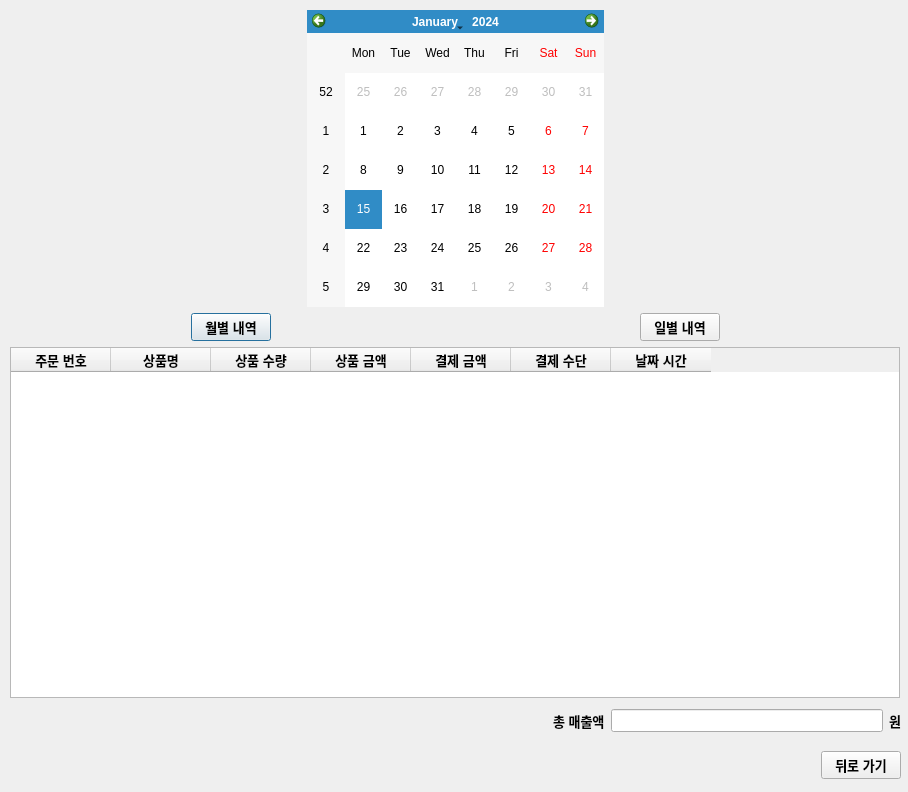
<?xml version="1.0" encoding="UTF-8"?>
<ui version="4.0">
 <class>DailyMonthlySales</class>
 <widget class="QDialog" name="DailyMonthlySales">
  <property name="geometry">
   <rect>
    <x>0</x>
    <y>0</y>
    <width>908</width>
    <height>792</height>
   </rect>
  </property>
  <property name="windowTitle">
   <string>Dialog</string>
  </property>
  <widget class="QWidget" name="layoutWidget">
   <property name="geometry">
    <rect>
     <x>10</x>
     <y>10</y>
     <width>891</width>
     <height>331</height>
    </rect>
   </property>
   <layout class="QVBoxLayout" name="verticalLayout_2">
    <item>
     <layout class="QHBoxLayout" name="horizontalLayout_4">
      <item>
       <spacer name="horizontalSpacer_4">
        <property name="orientation">
         <enum>Qt::Horizontal</enum>
        </property>
        <property name="sizeHint" stdset="0">
         <size>
          <width>148</width>
          <height>28</height>
         </size>
        </property>
       </spacer>
      </item>
      <item>
       <widget class="QCalendarWidget" name="calendarWidget_2"/>
      </item>
      <item>
       <spacer name="horizontalSpacer_5">
        <property name="orientation">
         <enum>Qt::Horizontal</enum>
        </property>
        <property name="sizeHint" stdset="0">
         <size>
          <width>40</width>
          <height>20</height>
         </size>
        </property>
       </spacer>
      </item>
     </layout>
    </item>
    <item>
     <layout class="QHBoxLayout" name="horizontalLayout_5">
      <item alignment="Qt::AlignHCenter">
       <widget class="QPushButton" name="monBtn_2">
        <property name="font">
         <font>
          <family>Arial</family>
          <pointsize>10</pointsize>
          <weight>75</weight>
          <bold>true</bold>
         </font>
        </property>
        <property name="text">
         <string>월별 내역</string>
        </property>
       </widget>
      </item>
      <item alignment="Qt::AlignHCenter">
       <widget class="QPushButton" name="dayBtn_2">
        <property name="font">
         <font>
          <family>Arial</family>
          <pointsize>10</pointsize>
          <weight>75</weight>
          <bold>true</bold>
         </font>
        </property>
        <property name="text">
         <string>일별 내역</string>
        </property>
       </widget>
      </item>
     </layout>
    </item>
   </layout>
  </widget>
  <widget class="QTableWidget" name="salestableWidget">
   <property name="geometry">
    <rect>
     <x>10</x>
     <y>347</y>
     <width>890</width>
     <height>351</height>
    </rect>
   </property>
   <column>
    <property name="text">
     <string>주문 번호</string>
    </property>
    <property name="font">
     <font>
      <family>Arial</family>
      <pointsize>10</pointsize>
      <weight>75</weight>
      <bold>true</bold>
     </font>
    </property>
   </column>
   <column>
    <property name="text">
     <string>상품명</string>
    </property>
    <property name="font">
     <font>
      <family>Arial</family>
      <pointsize>10</pointsize>
      <weight>75</weight>
      <bold>true</bold>
     </font>
    </property>
   </column>
   <column>
    <property name="text">
     <string>상품 수량</string>
    </property>
    <property name="font">
     <font>
      <family>Arial</family>
      <pointsize>10</pointsize>
      <weight>75</weight>
      <bold>true</bold>
     </font>
    </property>
   </column>
   <column>
    <property name="text">
     <string>상품 금액</string>
    </property>
    <property name="font">
     <font>
      <family>Arial</family>
      <pointsize>10</pointsize>
      <weight>75</weight>
      <bold>true</bold>
     </font>
    </property>
   </column>
   <column>
    <property name="text">
     <string>결제 금액</string>
    </property>
    <property name="font">
     <font>
      <family>Arial</family>
      <pointsize>10</pointsize>
      <weight>75</weight>
      <bold>true</bold>
     </font>
    </property>
   </column>
   <column>
    <property name="text">
     <string>결제 수단</string>
    </property>
    <property name="font">
     <font>
      <family>Arial</family>
      <pointsize>10</pointsize>
      <weight>75</weight>
      <bold>true</bold>
     </font>
    </property>
   </column>
   <column>
    <property name="text">
     <string>날짜 시간</string>
    </property>
    <property name="font">
     <font>
      <family>Arial</family>
      <pointsize>10</pointsize>
      <weight>75</weight>
      <bold>true</bold>
     </font>
    </property>
   </column>
  </widget>
  <widget class="QWidget" name="layoutWidget_2">
   <property name="geometry">
    <rect>
     <x>10</x>
     <y>700</y>
     <width>891</width>
     <height>41</height>
    </rect>
   </property>
   <layout class="QHBoxLayout" name="horizontalLayout_6">
    <item>
     <spacer name="horizontalSpacer_6">
      <property name="orientation">
       <enum>Qt::Horizontal</enum>
      </property>
      <property name="sizeHint" stdset="0">
       <size>
        <width>40</width>
        <height>20</height>
       </size>
      </property>
     </spacer>
    </item>
    <item>
     <spacer name="horizontalSpacer_7">
      <property name="orientation">
       <enum>Qt::Horizontal</enum>
      </property>
      <property name="sizeHint" stdset="0">
       <size>
        <width>40</width>
        <height>20</height>
       </size>
      </property>
     </spacer>
    </item>
    <item>
     <widget class="QLabel" name="label">
      <property name="font">
       <font>
        <family>Arial</family>
        <pointsize>10</pointsize>
        <weight>75</weight>
        <bold>true</bold>
       </font>
      </property>
      <property name="text">
       <string>총 매출액</string>
      </property>
     </widget>
    </item>
    <item>
     <widget class="QLineEdit" name="totalLineEdit">
      <property name="font">
       <font>
        <family>Arial</family>
        <pointsize>10</pointsize>
        <weight>75</weight>
        <bold>true</bold>
       </font>
      </property>
     </widget>
    </item>
    <item>
     <widget class="QLabel" name="label_2">
      <property name="font">
       <font>
        <family>Arial</family>
        <pointsize>10</pointsize>
        <weight>75</weight>
        <bold>true</bold>
       </font>
      </property>
      <property name="text">
       <string>원</string>
      </property>
     </widget>
    </item>
   </layout>
  </widget>
  <widget class="QWidget" name="layoutWidget_3">
   <property name="geometry">
    <rect>
     <x>10</x>
     <y>750</y>
     <width>891</width>
     <height>31</height>
    </rect>
   </property>
   <layout class="QHBoxLayout" name="horizontalLayout">
    <item>
     <spacer name="horizontalSpacer">
      <property name="orientation">
       <enum>Qt::Horizontal</enum>
      </property>
      <property name="sizeHint" stdset="0">
       <size>
        <width>40</width>
        <height>20</height>
       </size>
      </property>
     </spacer>
    </item>
    <item>
     <widget class="QPushButton" name="backBtn">
      <property name="font">
       <font>
        <family>Arial</family>
        <pointsize>10</pointsize>
        <weight>75</weight>
        <bold>true</bold>
       </font>
      </property>
      <property name="text">
       <string>뒤로 가기</string>
      </property>
     </widget>
    </item>
   </layout>
  </widget>
 </widget>
 <resources/>
 <connections/>
</ui>
